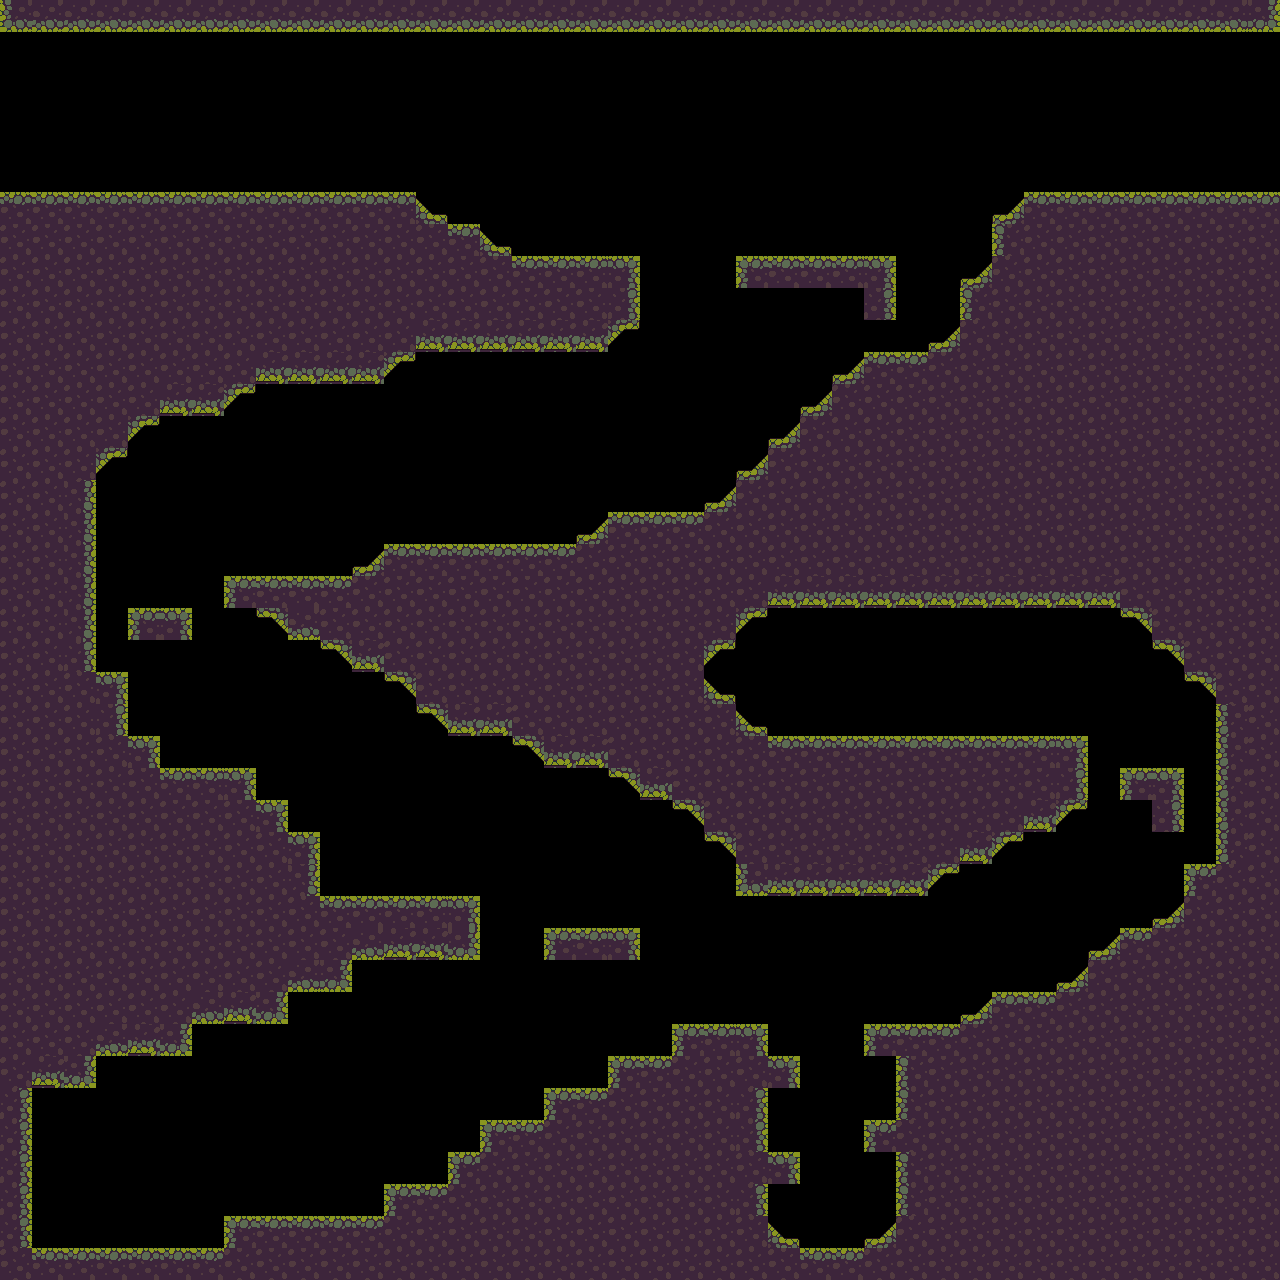

Tiled map render using the project's own tile images. Description and the map definition, with tile-layer contents summarised, below:
An orthogonal 40x40 tile map with 32x32 px tiles, 1 tile layer (ground) and 77 objects.

<map version="1.2" tiledversion="1.3.1" orientation="orthogonal" renderorder="right-down" compressionlevel="0" width="40" height="40" tilewidth="32" tileheight="32" infinite="0" nextlayerid="4" nextobjectid="136">
 <tileset firstgid="1" source="Tileset.tsx" />
 <layer id="1" name="ground" width="40" height="40">
  <data>[1600 cells, 878 non-empty, 6 distinct tile ids]</data>
 </layer>
 <objectgroup id="2" name="object-ground">
  <object id="6" x="2" y="22">
   <polygon points="0,0 1280,0 1280,-20 -2,-22" />
  </object>
  <object id="45" x="0" y="1248" width="224" height="32" />
  <object id="46" x="224" y="1216" width="160" height="32" />
  <object id="47" x="384" y="1184" width="64" height="32" />
  <object id="48" x="448" y="1152" width="32" height="32" />
  <object id="49" x="480" y="1120" width="64" height="32" />
  <object id="50" x="544" y="1088" width="64" height="32" />
  <object id="51" x="608" y="1056" width="64" height="32" />
  <object id="52" x="672" y="1024" width="96" height="32" />
  <object id="54" x="384" y="896" width="96" height="64" />
  <object id="55" x="320" y="896" width="64" height="32" />
  <object id="56" x="288" y="832" width="32" height="64" />
  <object id="57" x="192" y="800" width="96" height="32" />
  <object id="58" x="192" y="768" width="64" height="32" />
  <object id="59" x="128" y="768" width="64" height="32" />
  <object id="60" x="128" y="736" width="32" height="32" />
  <object id="61" x="96" y="672" width="32" height="96" />
  <object id="69" x="736" y="1056" width="32" height="192" />
  <object id="70" x="768" y="1248" width="128" height="32" />
  <object id="71" x="896" y="1024" width="32" height="224" />
  <object id="72" x="928" y="1024" width="32" height="32" />
  <object id="73" x="960" y="1024" width="32" height="32" />
  <object id="74" x="992" y="992" width="64" height="32" />
  <object id="75" x="864" y="1120" width="32" height="32" />
  <object id="76" x="864" y="1024" width="32" height="32" />
  <object id="77" x="768" y="1056" width="32" height="32" />
  <object id="78" x="768" y="1152" width="32" height="32" />
  <object id="79" x="544" y="928" width="96" height="32" />
  <object id="84" x="224" y="576" width="160" height="32" />
  <object id="86" x="384" y="544" width="224" height="32" />
  <object id="88" x="608" y="512" width="128" height="32" />
  <object id="89" x="736" y="480" width="64" height="32" />
  <object id="90" x="768" y="448" width="64" height="32" />
  <object id="91" x="800" y="416" width="64" height="32" />
  <object id="92" x="832" y="384" width="64" height="32" />
  <object id="93" x="864" y="352" width="96" height="32" />
  <object id="94" x="960" y="288" width="32" height="64" />
  <object id="95" x="992" y="224" width="32" height="64" />
  <object id="96" x="1024" y="192" width="256" height="32" />
  <object id="97" x="736" y="256" width="160" height="32" />
  <object id="98" x="864" y="288" width="32" height="32" />
  <object id="99" x="480" y="256" width="160" height="32" />
  <object id="100" x="416" y="224" width="64" height="32" />
  <object id="102" x="0" y="192" width="416" height="32" />
  <object id="103" x="128" y="608" width="64" height="32" />
  <object id="104" x="1056" y="992" width="64" height="32" />
  <object id="105" x="1088" y="960" width="64" height="32" />
  <object id="106" x="1120" y="928" width="64" height="32" />
  <object id="107" x="1184" y="896" width="32" height="32" />
  <object id="108" x="1184" y="864" width="32" height="32" />
  <object id="109" x="64" y="480" width="32" height="192" />
  <object id="110" x="1216" y="704" width="32" height="160" />
  <object id="111" x="1056" y="736" width="32" height="64" />
  <object id="112" x="768" y="736" width="288" height="32" />
  <object id="113" x="704" y="736" width="64" height="32" />
  <object id="114" x="672" y="704" width="64" height="32" />
  <object id="115" x="672" y="672" width="32" height="32" />
  <object id="116" x="672" y="640" width="32" height="32" />
  <object id="117" x="672" y="608" width="64" height="32" />
  <object id="118" x="704" y="576" width="64" height="32" />
  <object id="119" x="768" y="576" width="352" height="32" />
  <object id="120" x="1120" y="576" width="32" height="32" />
  <object id="121" x="1152" y="608" width="32" height="32" />
  <object id="122" x="1184" y="640" width="32" height="32" />
  <object id="123" x="1216" y="672" width="32" height="32" />
  <object id="124" x="608" y="288" width="32" height="32" />
  <object id="125" x="0" y="1088" width="32" height="160" />
  <object id="126" x="0" y="1056" width="96" height="32" />
  <object id="127" x="96" y="1024" width="96" height="32" />
  <object id="128" x="416" y="320" width="192" height="32" />
  <object id="129" x="256" y="352" width="128" height="32" />
  <object id="130" x="384" y="320" width="32" height="32" />
  <object id="131" x="224" y="352" width="32" height="32" />
  <object id="132" x="160" y="384" width="64" height="32" />
  <object id="133" x="128" y="384" width="32" height="32" />
  <object id="134" x="96" y="416" width="32" height="32" />
  <object id="135" x="64" y="448" width="32" height="32" />
 </objectgroup>
</map>
